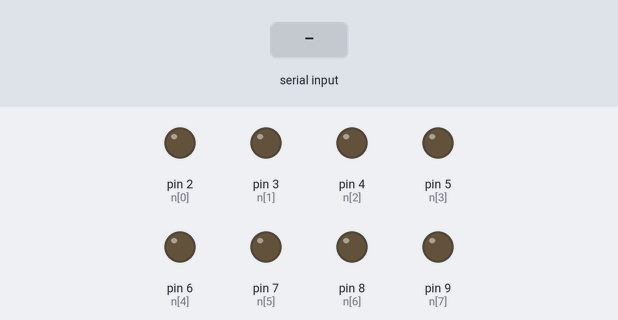
This sketch was run on a simulated Arduino Uno, built with avr-gcc and run on an emulated ATmega328P. On the bench: output pins drawn as LEDs (lit = HIGH). The test bench sets the inputs (shaded band).

Above: at 1.2 s.
1.3 s: "5\n" received over Serial
At 2.0 s:
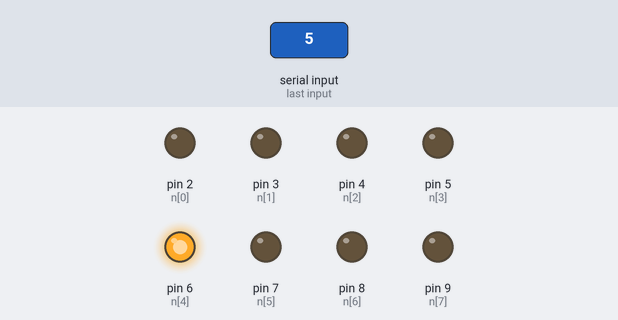
Timing chart, 0 to 4.3 s (numbered marks = the images above; inputs shaded):
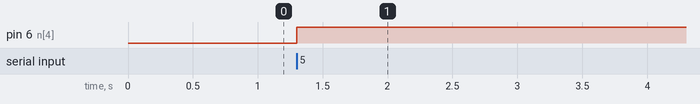

Measured:
- after the input at 1.3 s, pin 6 (n[4]): LOW → HIGH at once

The sketch:

1310_4-3.ino.ino
```cpp
int n[8]={2,3,4,5,6,7,8,9};
int m[8]={0,0,0,0,0,0,0,0};
void setup() {
  for(int i=0;i<8;i++) pinMode(n[i],OUTPUT);
  Serial.begin(9600);
}
void loop() {
  if(Serial.available()){
    int a=Serial.parseInt();
    m[a-1]=m[a-1]^1;
    digitalWrite(n[a-1],m[a-1]);
  }
}
```
